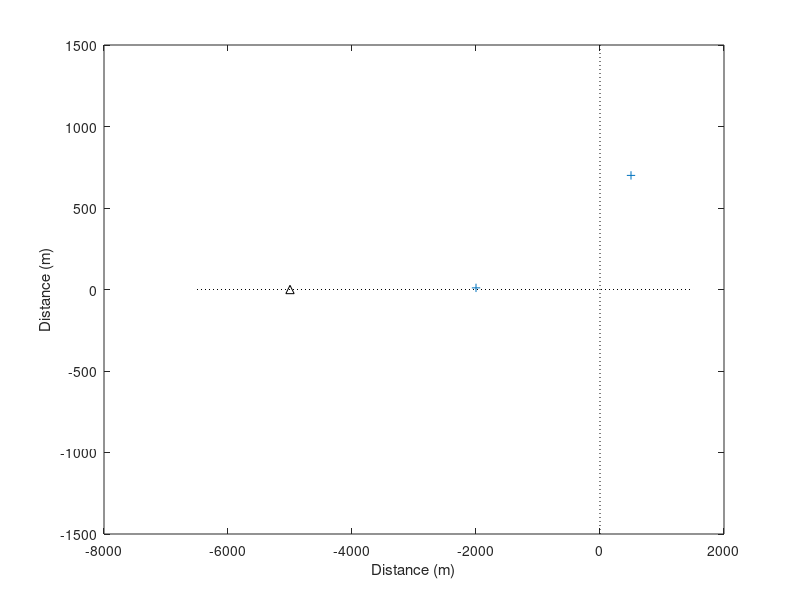
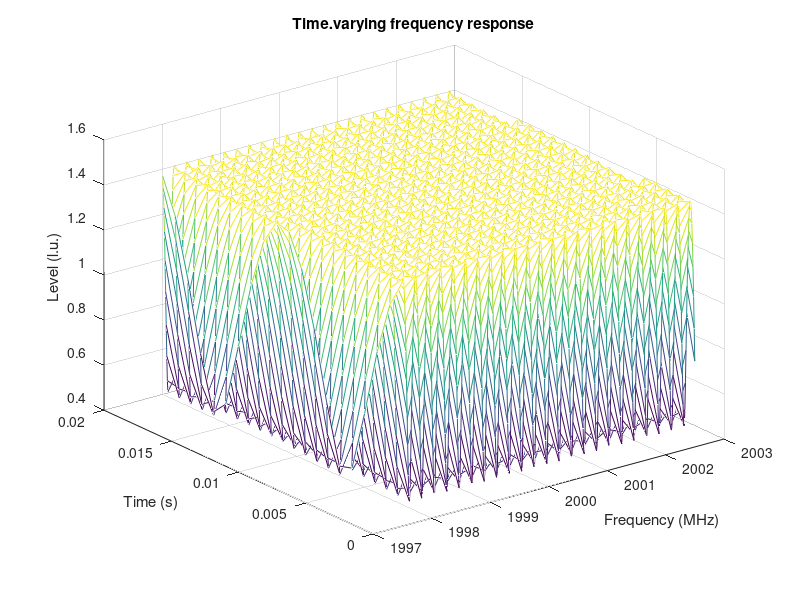
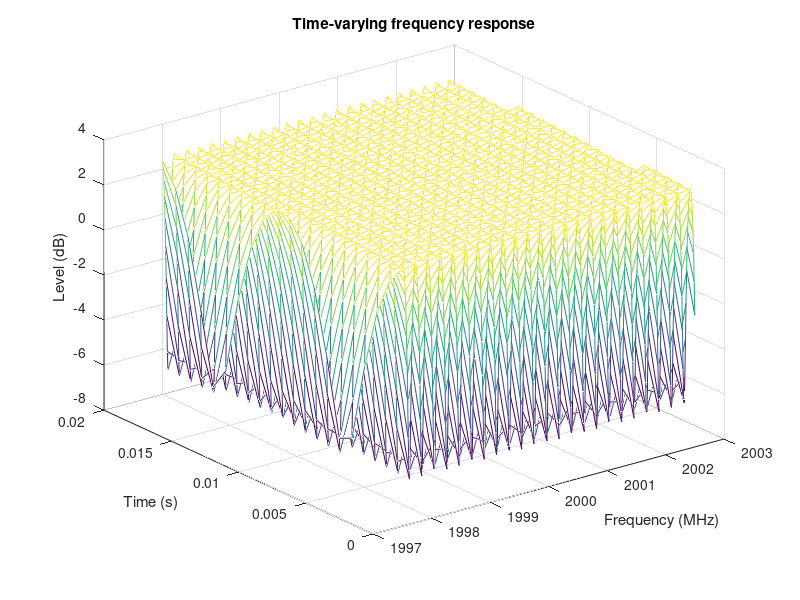
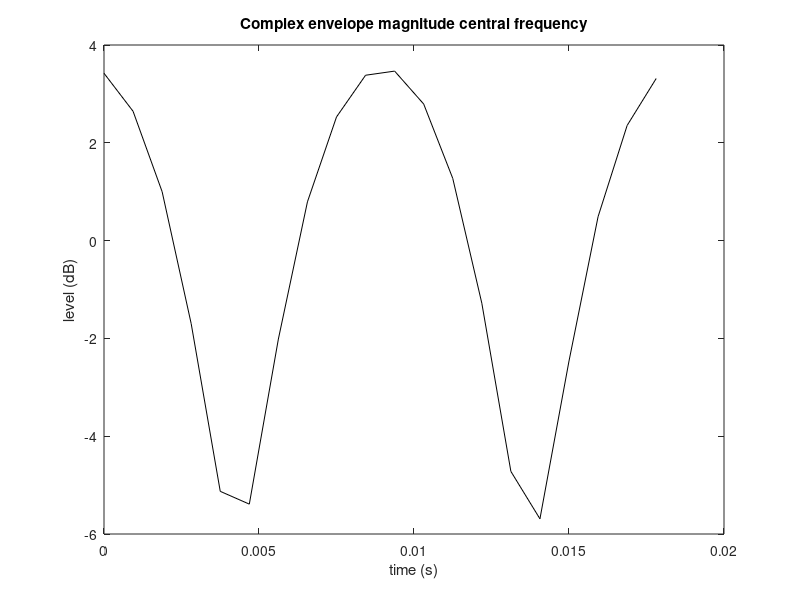

MATLAB code for these plots, in order:
%
% project712    % longer delay
%
% Initialize ============================================================
clear
close all
clc
warning off MATLAB:divideByZero
% basic inputs ==========================================================

fc=2000;         % MHz  Carrier frequency
F=16;            % sampling rate: fraction of wave length
V=10;            %  m/s MS1 speed 
NFFT=1024;       % Number of points in FFT
Nsamples=20;    % Number of time/route samples 

% =======================================================================
% Frequency inputs

step_f=0.01;                % Freq axis step MHz
faxis=[1997.5:step_f:2002.5];    % Freq axis in  MHz

% geometry inputs ========================================================

dBS=5000;     
angleBS=180;
BSx=dBS*cosd(angleBS) % location of transmitter (BS) x-coordinate
BSy=dBS*sind(angleBS)  % location of transmitter (BS) y-coordinate

% Plot BS =========================================

fig=figure;
plot(BSx,BSy,'k^'), hold on

% indirect parameters ===================================================

lambdac=300/fc;    % m wavelength
Dx=lambdac/F;      % m sampling spacing 
ts=Dx/V;           % s time sampling interval
fs=1/ts;           % Hz sampling frequency
kc=2*pi/lambdac;   % propagation constant
fm=V/lambdac       % max Doppler shift
cc=3e8;            % speed of light
timeaxis=ts.*[0:Nsamples-1];

% ========================================================================
% Plot MS
MS0=-V*timeaxis(end)/2;   % initial location of receiver (MS) x-coordinate

MSx=MS0+V.*timeaxis;    % MS route along x-axis
MSy=zeros(Nsamples,1);  % MS route along x-axis (y=0)
plot(MSx,MSy,'k','LineWidth',5)

MINx=min(min(BSx,MSx))-1500;
MAXx=max(max(BSx,MSx))+1500;
MINy=min(min(BSy,MSy))-1500;
MAXy=max(max(BSy,MSy))+1500;
% axis([MINx MAXx MINy MAXy])
plot([0 0],[MINy MAXy], 'k:')
plot([MINx MAXx],[0 0], 'k:')
xlabel('Distance (m)')
ylabel('Distance (m)')

% SCENARIO =======================================================

SCx=[-2000; 500];      % x-coordinate of scatterers
SCy=[10; 700];     % y-coordinate of scatterers
a=[1; 0.5];         % magnitude of echoes

NSC=length(SCx);
plot(SCx,SCy,'+');


% calculate distance matrix =============================================

distBSSC=sqrt((BSx-SCx).^2+(BSy-SCy).^2);

distBSSCext=repmat(distBSSC,1,Nsamples);

distSCMS=zeros(NSC,Nsamples);
for ii=1:Nsamples
    distSCMS(:,ii)=sqrt((SCx-MSx(ii)).^2+SCy.^2);
end

distBSSCMS=distBSSCext+distSCMS;

% ========================================================================
% frequency response for faxis 

FreqResp=zeros(Nsamples,length(faxis));

for k1=1:Nsamples               % scan route points
    for k2=1:length(faxis)      % scan frequencies
        for k3=1:NSC            % scan scatterers
            wl2=300/faxis(k2);
            FreqResp(k1,k2)=[FreqResp(k1,k2) + a(k3)*exp(-j*(2*pi/wl2)*distBSSCMS(k3,k1))];
        end
    end
end

figure;mesh(faxis,timeaxis,abs(FreqResp))
ylabel('Time (s)')
xlabel('Frequency (MHz)')
zlabel('Level (l.u.)')
title('Time.varying frequency response')

figure;mesh(faxis,timeaxis,20*log10(abs(FreqResp)))
ylabel('Time (s)')
xlabel('Frequency (MHz)')
zlabel('Level (dB)')
title('Time-varying frequency response')

figure;plot(timeaxis,20*log10(abs(FreqResp(:,1))),'k')
xlabel('time (s)')
ylabel('level (dB)')
title('Complex envelope magnitude central frequency')

figure;plot(faxis,20*log10(abs(FreqResp(1,:))),'k')
xlabel('frequency (MHz)')
ylabel('level (dB)')
title('Frequency response for first route point')

figure;plot(faxis,angle(FreqResp(1,:)),'k')
xlabel('frequency (MHz)')
ylabel('phase (Rad)')
title('Frequency response for the first route point')

%=======================================================================
% Impulse response through IFFT

ImpResp=zeros(Nsamples,length(faxis));
for k4=1:Nsamples
    ImpResp(k4,:)=ifft(FreqResp(k4,:));
end
taumax=1/(step_f.*1e6);
step_tau=taumax/(length(faxis));               % <-----------*****
tauaxis=[0:length(faxis)-1].*step_tau;

figure;mesh(tauaxis,MSx,abs(ImpResp))
xlabel('delay (s)')
ylabel('route point (m)')
zlabel('level (l.u.)')
title('Impulse response variable with time')

figure;plot(tauaxis,abs(ImpResp(1,:)),'k')
xlabel('delay (s)')
ylabel('level (l.u.)')
title('Impulse response for the first route point')

%=======================================================================
taumax
step_tau
distBSSCMS(:,1)/cc

